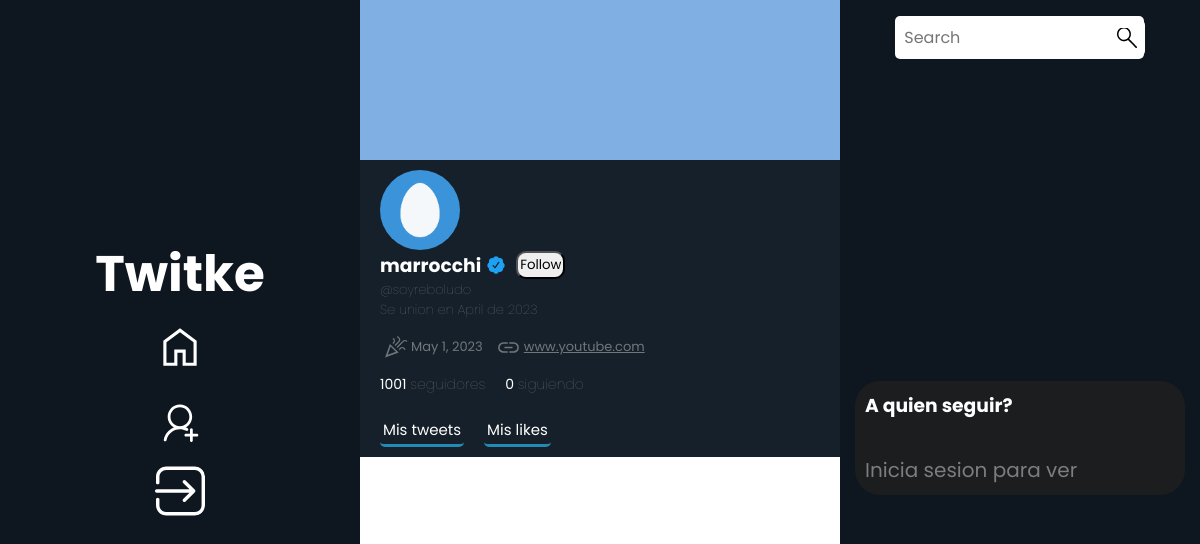
The page /profiles/14 on the database as committed earlier.
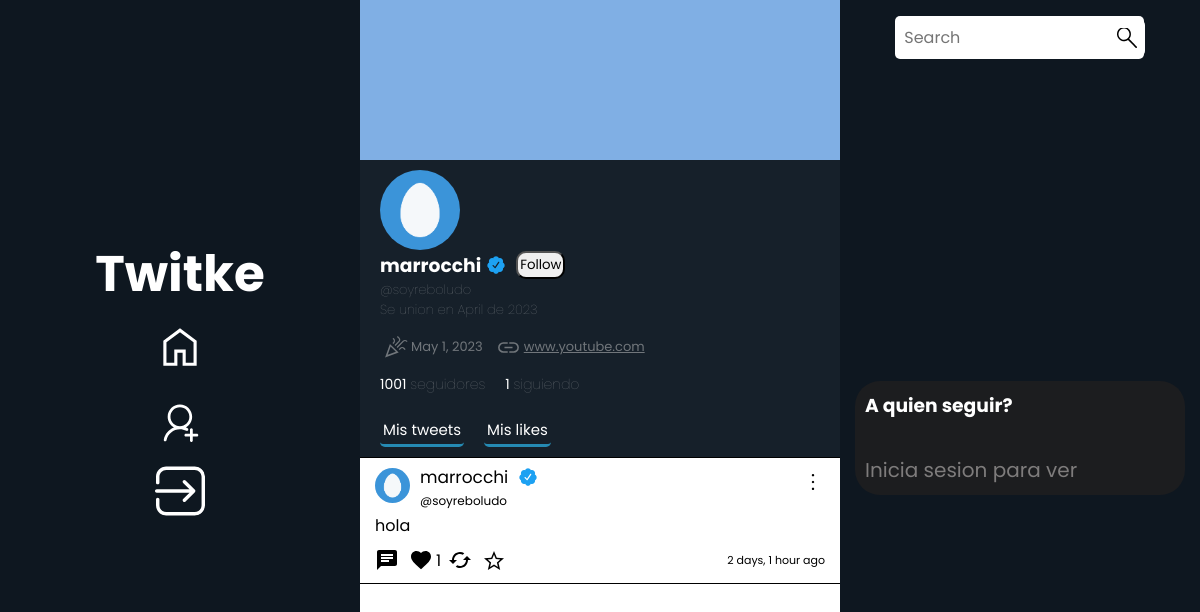
The same page on the database as committed later.
### profiles/models.py (models this page shows, shortened)
class Profiles(models.Model):
    user = models.ForeignKey(User, null=True, on_delete=models.CASCADE )
    username = models.CharField(max_length=30, null=True, default="")
    keeps = models.ManyToManyField(Tweet, related_name='kept_by_profiles', blank=True)
    retweets = models.ManyToManyField(Tweet, related_name='retweets_by_profiles', blank=True)
    biography = models.TextField(max_length=250,  null=True, default="", blank=True)
    profileImage = models.ImageField(null=True, blank=True, upload_to='profileImages')
    profileBanner = models.ImageField(null=True, blank=True, upload_to='profileBanners')
    followers = models.IntegerField(default=0)
    followers_users = models.ManyToManyField('self', symmetrical=False, related_name="followage", blank=True)
    followed_users = models.ManyToManyField('self', symmetrical=False, related_name='following', blank=True)
    like_tweets = models.ManyToManyField(Tweet, related_name='liked', blank=True)
    birthday = models.DateField(null=True)
    webSite = models.CharField(null=True, max_length=100)
    created_at = models.DateTimeField(auto_now_add=True)
    is_verified = models.BooleanField(default=False)

### tweet_profiles/models.py (models this page shows)
class Tweet_profile(models.Model):
    tweet = models.ForeignKey(Tweet, null=True, on_delete=models.CASCADE)
    profile = models.ForeignKey(Profiles, null=True, on_delete=models.CASCADE)
    retwitted_by = models.ManyToManyField(Profiles, related_name="retweet_users")
    likes_users = models.ManyToManyField(Profiles, related_name="likes_tweets")

### tweets/models.py (models this page shows)
class Tweet(models.Model):
    user = models.ForeignKey(User, null=True, on_delete=models.CASCADE)
    content = models.TextField(max_length=180)
    created_at = models.DateTimeField(auto_now_add=True)
    likes = models.IntegerField(default=0)
    retweets = models.IntegerField(default=0)
    edited = models.BooleanField(default=False)
    parent_tweet = models.IntegerField(null=True)
    responses = models.IntegerField(null=True, default=0)

### profiles/views.py (the view)
# urls.py: path('profiles/<int:id>', views.myProfile, name="myProfile"),
def myProfile(request, id):
    cant_followers = 0
    cant_following = 0
    myLikes = request.GET.get("myLikes")
    myTweets = request.GET.get("myTweets")
    user = Profiles.objects.get(id=id)
    followers = user.followers_users.all()
    following = user.followed_users.all()
    cant_following = user.followed_users.all().count()
    cant_followers = int(user.followers)
    cant_following = user.followed_users.all().count()
    solicitudes = verfifyRequests.objects.all()
    requested = False
    tweets = Tweet_profile.objects.filter(profile__user__id=id).all()
    if myLikes == "":
        tweetLIKE = user.like_tweets.all()
        tweets = Tweet_profile.objects.filter(tweet_id__in=[tweet.id for tweet in tweetLIKE])
    elif myTweets == "":
        tweets = Tweet_profile.objects.filter(profile__user__id=id).all()
    for soli in solicitudes:
        if soli.profile == user:
            requested = True
    return render(request, 'myProfile.html', {
        'usuario': user,
        'is_self': request.user.is_authenticated and request.user.id == id,
        'followers': followers,
        'cant_followers': cant_followers,
        'tweets': tweets,
        'cant_following': cant_following,
        'following': following,
        'solicitudes': solicitudes,
        'requested': requested,
    })

### profiles/templates/myProfile.html (shortened to what this page needs)
{% extends 'base.html' %}
{% load static %}
    {% block content %}
    <link rel="stylesheet" href="{% static 'myProfile.css' %}">
    <link rel="stylesheet" href="{% static 'globalFeed.css' %}">
        <div class="profile">
            <div class="profile-banner">
            </div>
            <div class="profile-info">
                <div class="top">
                    {% if usuario.profileImage %}
                        <img src="{{usuario.profileImage.url}} " alt="" class="profilePhoto">
                    {% endif %}
                </div>
                <div class="followName">
                    <div class="userVerify">
                        <h3 class="username">{{usuario.user.username}}</h3>
                        {% if usuario.is_verified %}
                                <img src="{% static 'Twitter-Verified.svg' %}" alt="" style="width: 30px">
                        {% endif %}
                    </div>
                    {% if not is_self %}
                            <form action="{% url 'follow' id=usuario.id %}" method="POST" id="followForm">
                                <button class="followButton" id="button1" onclick="follow(event, this)" tweet-id="{{usuario.user.id}}" >
                                    <p class="followP">{% if current_profile not in usuario.followers_users.all %} Follow {% else %} Unfollow {% endif %}
                                    </p>
                                </button>
                            </form>
                    {% endif %}
                </div>
                <h4 class="atName">@{{usuario.username}}</h4>
                <h4 class="createdAt">Se union en {{ usuario.created_at|date:"F" }} de {{ usuario.created_at|date:"Y" }}</h4>
                <div class="webAndCreated">
                    {% if usuario.birthday %}
                    <div class="userBirth">
                        <p>{{usuario.birthday}}</p>
                    </div>
                    {% endif %}
                    {% if usuario.webSite %}
                        <div class="userWeb">
                            <a href="https://{{usuario.webSite}}" class="userWebSite" target="_blank">{{usuario.webSite}}</a>
                        </div>
                    {% endif %}
                </div>
                <div class="followers-info">
                    <a href="#" class="cant_followers">{{cant_followers}} <span class="followSpan">seguidores</span></a>
                    <a href="#" class="following">{{cant_following}} <span  class="followSpan">siguiendo</span></a>
                </div>
                <div class="profileOpc">
                    <form action="{% url 'myProfile' usuario.id %}">
                        <button class="myTweets">Mis tweets</button>
                    </form>
                    <form action="{% url 'myProfile' usuario.id %}">
                        <button class="myLikes">Mis likes</button>
                    </form>
                </div>
            </div>
                <div class="tweets">
                    {% for tweet in tweets %}
                            {% include 'Tweet.html' %}
                    {% endfor %}
                </div>
            </div>
    {% endblock content %}

### tweets/templates/base.html (shortened to what this page needs)
{% load static %}
<!DOCTYPE html>
<html lang="es">
  <head>
    <link rel="stylesheet" href="{% static 'base.css' %}" />
  </head>
  <body>
    <div class="container">
      <nav class="navbar-1">
          <ul>
            <h1 style="font-size: 50px">Twitke</h1>
            <li><a href="{% url 'globalFeed' %}"><img  class="img-ul" src="{% static 'home_FILL0_wght400_GRAD0_opsz48.svg' %}"></a><li>
            {% if user.is_authenticated %}
            <li><a href="{% url 'myProfile' user.id %}"><img class="img-ul"  src="{% static 'person_FILL0_wght400_GRAD0_opsz48.svg'%}" ></a></li>
            <li><a href="{% url 'keeped' user.id %}"><img class="img-ul"  src="{% static 'bookmark_FILL0_wght400_GRAD0_opsz48.svg' %}"></a></li>
              {% if user.is_staff %}
              <li><a class="verificateNav" href="{% url 'verificate' %}"><img  class="img-ul" src="{% static 'verify-verified-check-icon.svg' %}"></a></li>
              {% endif %}
              <li><a href="{% url 'logout' %}"><img  class="img-ul" src="{% static 'logout_FILL0_wght400_GRAD0_opsz48.svg' %}"></a></li>
              {% else %}
              <li class="signupButton"><a href="{% url 'signup' %}" ><img  class="img-ul" src="{% static 'register-14.svg' %}"></a></li>
              <li class="signinButton"><a href="{% url 'signin' %}"><img  class="img-ul" src="{% static 'login-svgrepo-com.svg' %}"></a></li>
              {% endif %}
            </ul>
        </nav>
        <main class="baseMain">
          {% block content %}
          {% endblock %}
        </main>
        <nav class="navbar-2">
          <form action="{% url 'search' %}" class="searchForm">
            <div class="search-container">
              <input type="text" class="searchbar" name="search" placeholder="Search">
              <button type="submit" class="search-button">
                <img src="{% static '1093183.svg' %}" alt="">
              </button>
            </div>
          </form>
          <section class="aQuienSeguir">
            <h3 style="color: white;">A quien seguir?</h3>
            {% if random %}
              {% for user in random %}
                <div class="user_card">
                  <div class="username2">
                    {% if user.profileImage %}
                      <img src="{{user.profileImage.url}} " alt="" class="fotito profilePhoto" style="width: 40px; border-radius: 50%; height:40px">
                    {% else %}
                      <svg class="profilePhoto" style="width: 40px; border-radius: 50%; height:40px" xmlns="http://www.w3.org/2000/svg" viewBox="0 0 32 32"><title>ProfileIcon</title><circle cx="16" cy="16" r="16" fill="#666"/><path d="M12.73 13.1a3.271 3.271 0 1 1 3.27 3.2 3.237 3.237 0 0 1-3.27-3.2zm-2.73 9.069h1.088a4.91 4.91 0 0 1 9.818 0h1.094a5.884 5.884 0 0 0-3.738-5.434 4.238 4.238 0 0 0 2.1-3.635 4.366 4.366 0 0 0-8.73 0 4.238 4.238 0 0 0 2.1 3.635 5.878 5.878 0 0 0-3.732 5.434z" fill="#eee"/><path fill="none" d="M0 0h32v32h-32z"/></svg>
                    {% endif %}
                    <div class="usernameBase">
                      <form action="{% url 'myProfile' user.user.id %}">
                        <button class="usernameTweet" style="color:white"><p>{{user.user.username}}</p></button>
                      </form>
                      <p class="atName">@{{user.user.username}}</p>
                    </div>
                  </div>
                  <form action="{% url 'follow' id=user.user.id %}" id="followForm4" method="POST">
                    {% csrf_token %}
                    <button id="button4"  onclick="follow(event, this)" tweet-id="{{user.user.id}}" type="submit" class="boton"><p>{% if current_profile not in user.followers_users.all %}Follow{% else %}Unfollow{% endif %}</p></button>
                </form>
                </div>
              {% endfor %}
            {% else %}
              <li class="elseSessionLi"><a class="elseSession" href="{% url 'signin' %}">Inicia sesion para ver</a></li>
            {% endif  %}
          </section>
        </nav>
    </div>
  </body>
</html>

### tweets/templates/Tweet.html (shortened to what this page needs)
{% load static %}
<a href="{% if tweet.tweet %}{% url 'tweetDetails' tweet.tweet.id %}{% else %}{% url 'tweetDetails' tweet.id %}{% endif %}" class="tweet">
    <div class="div-content" id="{{tweet.id}}">
        <div class="tweetHead">
            <div class="fotoPerfil">
                {% if tweet.profile.profileImage %}
                <img src="{{tweet.profile.profileImage.url}} " alt="" class="fotito profilePhoto">
                {% endif %}
                <form action="{% if tweet.tweet %}{% url 'myProfile' tweet.profile.user.id %}{% else %}{% url 'myProfile' tweet.user.id %}{% endif %}" class="formName">
                    <div class="username">
                        <button class="usernameTweet">{% if tweet.tweet %}{{tweet.tweet.user.username}}{% else %}{{tweet.user.username}}{% endif %}</button>
                        {% if tweet.profile.is_verified %}
                            <img src="{% static 'Twitter-Verified.svg' %}" alt="" style="width: 30px">
                        {% endif %}
                    </div>
                    <p style="font-size: 12px">{% if tweet.tweet %} @{{tweet.profile.username}}{% else %}{{profile.username}}{% endif %}</p>
                </form>
            </div>
            <div class="tweetOptions" style="z-index: 0">
                <button  class="optionButtons" data="true"></button>
            </div>
        </div>
        <span class="tweetMessage">{% if tweet.tweet %}{{tweet.tweet.content}}{% else %}{{tweet.content}}{% endif %}</span>
        <div class="buttons">
            <button class="msgButton" id="{% if tweet.tweet %}{{tweet.tweet.id}}{% else %}{{tweet.id}}{% endif %}">
                    <svg class="msgSvg" xmlns="http://www.w3.org/2000/svg" height="24px" viewBox="0 0 24 24" width="24px" fill="#000000">
                        <path d="M0 0h24v24H0z" fill="none"/>
                        <path d="M20 2H4c-1.1 0-1.99.9-1.99 2L2 22l4-4h14c1.1 0 2-.9 2-2V4c0-1.1-.9-2-2-2zM6 9h12v2H6V9zm8 5H6v-2h8v2zm4-6H6V6h12v2z"/>
                    </svg>
                </button>
                <form action="{% if tweet.tweet %}{% url 'like' tweet.tweet.id %}{% else %}{% url 'like' tweet.id %}{% endif %}" class="likeForm" id="likeForm">
                    <button class="likeBtn" onclick="{% if user.is_authenticated %} like(event, this) {% endif %}" tweet-id="{% if tweet.tweet %}{{tweet.tweet.id}}{% else %}{{tweet.id}}{% endif %}" >
                    </button>
                    {% if tweet.likes_users.all.count != 0 %}
                        <p class="likeCount" id="{{tweet.tweet.id}}">{{tweet.likes_users.all.count}}</p>
                    {% else %}
                        <p class="likeCount" id="{{tweet.tweet.id}}"></p>
                    {% endif %}
                </form>
                <form action="{% if tweet.tweet %}{% url 'retweet' tweet.tweet.id %}{% else %}{% url 'retweet' tweet.id %}{% endif %}">
                    <button>
                        </button>
                </form>
                <form action="{% if tweet.tweet %}{% url 'keepTweets' tweet.tweet.id %}{% else %}{% url 'keepTweets' tweet.id %}{% endif %}" id="keepForm">
                    <button tweet-id="{{tweet.tweet.id}}" onclick="{% if user.is_authenticated %} favs(event, this) {% endif %}" class="keptButton">
                            <svg class="keepSvg saved" xmlns="http://www.w3.org/2000/svg" height="24px" viewBox="0 96 960 960" width="24px"><path {% if tweet.tweet in current_profile.keeps.all or tweet in current_profile.keeps.all %}fill="rgb(211, 165, 15)"{% endif %}d="m323 851 157-94 157 95-42-178 138-120-182-16-71-168-71 167-182 16 138 120-42 178Zm-90 125 65-281L80 506l288-25 112-265 112 265 288 25-218 189 65 281-247-149-247 149Zm247-355Z"/></svg>
                    </button>
                </form>
            <p class="timeAgo">{% if tweet.tweet %}{{tweet.tweet.created_at|timesince}} ago {% else %}{{tweet.created_at|timesince}}{% endif %}</p>
        </div>
    </div>
</a>

Rows that differ between the two databases and show on the page:
added Tweet_profile: profile.profileImage (picture), tweet.user.username "marrocchi", profile.username "soyreboludo", tweet.content "hola", likes_users.all.count "1", tweet.created_at "2 days, 1 hour"
Other text that changed with them:
{{ cant_following }}: "0" → "1"
